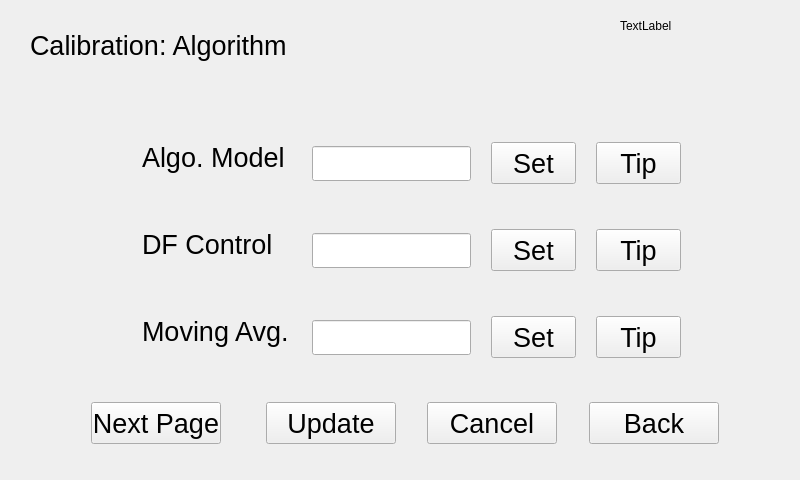
<?xml version="1.0" encoding="UTF-8"?>
<ui version="4.0">
 <class>algorithmDlg</class>
 <widget class="QWidget" name="algorithmDlg">
  <property name="geometry">
   <rect>
    <x>0</x>
    <y>0</y>
    <width>800</width>
    <height>480</height>
   </rect>
  </property>
  <property name="windowTitle">
   <string>Form</string>
  </property>
  <widget class="QLabel" name="label">
   <property name="geometry">
    <rect>
     <x>30</x>
     <y>20</y>
     <width>291</width>
     <height>51</height>
    </rect>
   </property>
   <property name="text">
    <string>&lt;html&gt;&lt;head/&gt;&lt;body&gt;&lt;p&gt;&lt;span style=&quot; font-size:20pt;&quot;&gt;Calibration:  Algorithm&lt;/span&gt;&lt;/p&gt;&lt;/body&gt;&lt;/html&gt;</string>
   </property>
  </widget>
  <widget class="QLabel" name="label_3">
   <property name="geometry">
    <rect>
     <x>142</x>
     <y>142</y>
     <width>171</width>
     <height>32</height>
    </rect>
   </property>
   <property name="text">
    <string>&lt;html&gt;&lt;head/&gt;&lt;body&gt;&lt;p&gt;&lt;span style=&quot; font-size:20pt;&quot;&gt;Algo.  Model&lt;/span&gt;&lt;/p&gt;&lt;/body&gt;&lt;/html&gt;</string>
   </property>
  </widget>
  <widget class="QLabel" name="label_4">
   <property name="geometry">
    <rect>
     <x>142</x>
     <y>229</y>
     <width>133</width>
     <height>32</height>
    </rect>
   </property>
   <property name="text">
    <string>&lt;html&gt;&lt;head/&gt;&lt;body&gt;&lt;p&gt;&lt;span style=&quot; font-size:20pt;&quot;&gt;DF Control&lt;/span&gt;&lt;/p&gt;&lt;/body&gt;&lt;/html&gt;</string>
   </property>
  </widget>
  <widget class="QLabel" name="label_5">
   <property name="geometry">
    <rect>
     <x>142</x>
     <y>316</y>
     <width>150</width>
     <height>32</height>
    </rect>
   </property>
   <property name="text">
    <string>&lt;html&gt;&lt;head/&gt;&lt;body&gt;&lt;p&gt;&lt;span style=&quot; font-size:20pt;&quot;&gt;Moving Avg.&lt;/span&gt;&lt;/p&gt;&lt;/body&gt;&lt;/html&gt;</string>
   </property>
  </widget>
  <widget class="QLineEdit" name="Model_lineEdt">
   <property name="geometry">
    <rect>
     <x>312</x>
     <y>146</y>
     <width>159</width>
     <height>35</height>
    </rect>
   </property>
   <property name="font">
    <font>
     <pointsize>20</pointsize>
    </font>
   </property>
  </widget>
  <widget class="QLineEdit" name="DFEnable_lineEdit">
   <property name="geometry">
    <rect>
     <x>312</x>
     <y>233</y>
     <width>159</width>
     <height>35</height>
    </rect>
   </property>
   <property name="font">
    <font>
     <pointsize>20</pointsize>
    </font>
   </property>
  </widget>
  <widget class="QLineEdit" name="MovAvg_lineEdit">
   <property name="geometry">
    <rect>
     <x>312</x>
     <y>320</y>
     <width>159</width>
     <height>35</height>
    </rect>
   </property>
   <property name="font">
    <font>
     <pointsize>20</pointsize>
    </font>
   </property>
  </widget>
  <widget class="QPushButton" name="calculationmodelTip">
   <property name="geometry">
    <rect>
     <x>596</x>
     <y>142</y>
     <width>85</width>
     <height>42</height>
    </rect>
   </property>
   <property name="font">
    <font>
     <pointsize>20</pointsize>
    </font>
   </property>
   <property name="text">
    <string>Tip</string>
   </property>
  </widget>
  <widget class="QPushButton" name="digitalfilteringTip">
   <property name="geometry">
    <rect>
     <x>596</x>
     <y>229</y>
     <width>85</width>
     <height>42</height>
    </rect>
   </property>
   <property name="font">
    <font>
     <pointsize>20</pointsize>
    </font>
   </property>
   <property name="text">
    <string>Tip</string>
   </property>
  </widget>
  <widget class="QPushButton" name="slidingaveragetimeTip">
   <property name="geometry">
    <rect>
     <x>596</x>
     <y>316</y>
     <width>85</width>
     <height>42</height>
    </rect>
   </property>
   <property name="font">
    <font>
     <pointsize>20</pointsize>
    </font>
   </property>
   <property name="text">
    <string>Tip</string>
   </property>
  </widget>
  <widget class="QPushButton" name="back">
   <property name="geometry">
    <rect>
     <x>589</x>
     <y>402</y>
     <width>130</width>
     <height>42</height>
    </rect>
   </property>
   <property name="font">
    <font>
     <pointsize>20</pointsize>
    </font>
   </property>
   <property name="text">
    <string>Back</string>
   </property>
  </widget>
  <widget class="QPushButton" name="cancel">
   <property name="geometry">
    <rect>
     <x>427</x>
     <y>402</y>
     <width>130</width>
     <height>42</height>
    </rect>
   </property>
   <property name="font">
    <font>
     <pointsize>20</pointsize>
    </font>
   </property>
   <property name="text">
    <string>Cancel</string>
   </property>
  </widget>
  <widget class="QPushButton" name="pageDown">
   <property name="geometry">
    <rect>
     <x>91</x>
     <y>402</y>
     <width>130</width>
     <height>42</height>
    </rect>
   </property>
   <property name="font">
    <font>
     <pointsize>20</pointsize>
    </font>
   </property>
   <property name="text">
    <string>Next Page</string>
   </property>
  </widget>
  <widget class="QPushButton" name="ok">
   <property name="geometry">
    <rect>
     <x>266</x>
     <y>402</y>
     <width>130</width>
     <height>42</height>
    </rect>
   </property>
   <property name="font">
    <font>
     <pointsize>20</pointsize>
    </font>
   </property>
   <property name="text">
    <string>Update</string>
   </property>
  </widget>
  <widget class="QLabel" name="dateTime">
   <property name="geometry">
    <rect>
     <x>620</x>
     <y>20</y>
     <width>54</width>
     <height>12</height>
    </rect>
   </property>
   <property name="text">
    <string>TextLabel</string>
   </property>
  </widget>
  <widget class="QPushButton" name="Model_change">
   <property name="geometry">
    <rect>
     <x>491</x>
     <y>142</y>
     <width>85</width>
     <height>42</height>
    </rect>
   </property>
   <property name="font">
    <font>
     <pointsize>20</pointsize>
    </font>
   </property>
   <property name="text">
    <string>Set</string>
   </property>
  </widget>
  <widget class="QPushButton" name="DFEnable_change">
   <property name="geometry">
    <rect>
     <x>491</x>
     <y>229</y>
     <width>85</width>
     <height>42</height>
    </rect>
   </property>
   <property name="font">
    <font>
     <pointsize>20</pointsize>
    </font>
   </property>
   <property name="text">
    <string>Set</string>
   </property>
  </widget>
  <widget class="QPushButton" name="movingaverage_change">
   <property name="geometry">
    <rect>
     <x>491</x>
     <y>316</y>
     <width>85</width>
     <height>42</height>
    </rect>
   </property>
   <property name="font">
    <font>
     <pointsize>20</pointsize>
    </font>
   </property>
   <property name="text">
    <string>Set</string>
   </property>
  </widget>
 </widget>
 <resources/>
 <connections/>
</ui>
